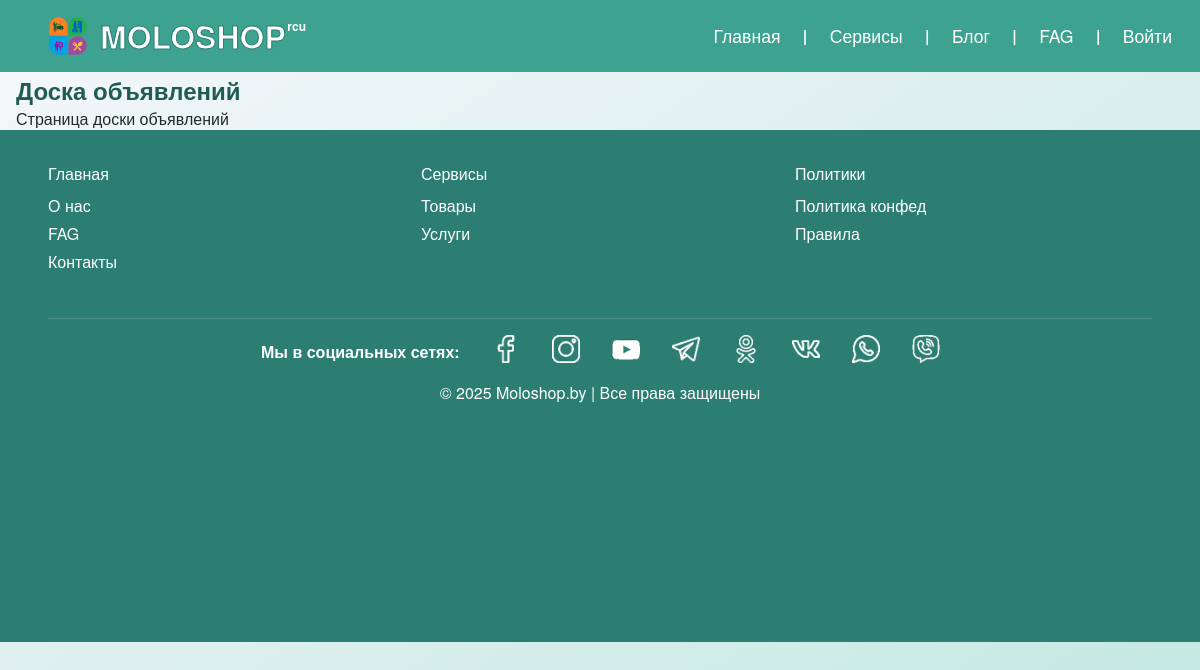
/core/board/, run on the app's committed database.
### apps/core/models/footer_menu.py (models this page shows, shortened)
class FooterMenuCategory(UUIDModel, MPTTModel):
    name = models.CharField(max_length=100, blank=True)
    icon = models.ImageField(upload_to="footer_menu_icons", null=True, blank=True)
    url = models.CharField(
        max_length=200,
        blank=True,
        default="#",
        help_text="Имя URL-шаблона с namespace (например: 'core:policy_detail')"
    )
    url_params = models.JSONField(
        blank=True,
        null=True,
        help_text="Параметры для reverse(), например: {'slug': 'privacy-policy'}"
    )
    external_url = models.URLField(
        blank=True,
        null=True,
        help_text="Внешняя ссылка (например: https://t.me/moloshop)"
    )
    parent = TreeForeignKey(
        "self", on_delete=models.CASCADE, null=True, blank=True, related_name="children"
    )
    order = models.PositiveIntegerField(default=0)
    col_desctop = models.PositiveIntegerField(
        default=0,
        validators=[MaxValueValidator(12)],
        help_text="Количество колонок в строке (0-12) для desktop"
    )
    col_md = models.PositiveIntegerField(
        default=0,
        validators=[MaxValueValidator(12)],
        help_text="Количество колонок в строке (0-12) для mobile"
    )
    is_active_link = models.BooleanField(default=True, help_text="Активная ссылка")
    updated_at = models.DateTimeField(auto_now=True, verbose_name="Обновлен")
    class MPTTMeta:
        order_insertion_by = ["order"]
    class Meta:
        verbose_name = "Пункт меню"
        verbose_name_plural = "Меню footer"
    def get_col_desktop(self):
        if self.col_desctop:
            return self.col_desctop
        return 4 if self.parent is None and self.order < 4 else 12
    def get_col_md(self):
        return self.col_md or 12
    def get_url(self):
        if self.external_url:
            return self.external_url
        if not self.url or self.url == "#":
            return "#"
        try:
            return reverse(self.url, kwargs=self.url_params or {})
        except NoReverseMatch:
            return "#"

### apps/core/views.py (the view)
# urls.py: path('board/', board, name='board'),
def board(request):
    data = {
        'title': 'Доска объявлений',
        'info': 'Страница доски объявлений',
    }
    return render(request, 'core/temp/board.html', context=data)

### apps/core/templatetags/footer_menu.py (called while the page is built)
@register.inclusion_tag("core/includes/footer_menu.html", takes_context=True)
def render_footer_menu(context):
    request = context["request"]
    parents = FooterMenuCategory.objects.filter(parent__isnull=True, is_active_link=True).order_by("order")
    return {
        "parents": parents,
        "request": request,
    }

### apps/core/templatetags/string_filters.py (called while the page is built)
@register.filter
def startswith(value, prefix: str) -> bool:
    if not isinstance(value, str):
        return False
    return value.startswith(prefix)

### apps/core/templates/core/temp/board.html (shortened to what this page needs)
{% extends "core/base.html" %}
{% load static %}
{% block content %}
    <h2>{{ title }}</h2>
    <p>{{ info }}</p>
{% endblock content %}

### apps/core/templates/core/includes/footer_menu.html (shortened to what this page needs)
{% load string_filters %}
<div class="footer-menu">
  <div class="row align-items-start">
    {% for parent in parents|slice:":3" %}
      <div class="col-{{ parent.get_col_desktop }} col-md-{{ parent.get_col_md }}">
        <div class="footer-block animate-on-reveal" style="--i:{{ forloop.counter0 }}">
          <a href="{{ parent.get_url }}" class="footer-title">{{ parent.name }}</a>
          {% with kids=parent.children.all %}
            {% if kids %}
              <ul class="footer-links">
                {% for child in kids %}
                  {% if child.is_active_link %}
                    <li><a href="{{ child.get_url }}">{{ child.name }}</a></li>
                  {% endif %}
                {% endfor %}
              </ul>
            {% endif %}
          {% endwith %}
        </div>
      </div>
    {% endfor %}
  </div>
<div class="footer-extra mt-4">
  {% for parent in parents|slice:"3:" %}
    <div class="footer-inline animate-on-reveal" style="--i:{{ forloop.counter0 }}">
      <a href="{{ parent.get_url }}" class="footer-title-inline">
        {{ parent.name }}
      </a>
      {% with kids=parent.children.all %}
        {% if kids %}
          <ul class="footer-inline-links">
            {% for child in kids %}
              {% if child.is_active_link %}
                <li>
                  <a href="{{ child.get_url }}"
                     {% if child.url|startswith:"http" %} target="_blank" rel="noopener noreferrer"{% endif %}>
                    {% if child.icon %}
                      <img src="{{ child.icon.url }}" alt="{{ child.name }}" class="footer-social-icon">
                    {% else %}
                      {{ child.name }}
                    {% endif %}
                  </a>
                </li>
              {% endif %}
            {% endfor %}
          </ul>
        {% endif %}
      {% endwith %}
    </div>
  {% endfor %}
  <br>&copy; 2025 Moloshop.by | Все права защищены
</div>
</div>

### apps/core/static/core/css/global_core.css (style rules this page uses)
*,*::before,*::after { margin:0;padding:0;box-sizing:border-box;border:0;vertical-align:baseline }
html,body { height:100%;margin:0;min-height:100vh }
ul,ol { list-style:none }
a { color:inherit;text-decoration:none;cursor:pointer;transition:color 0.3s ease }
img,picture,svg,video,canvas,audio,iframe,embed,object { display:block;max-width:100%;height:auto }
h1,h2,h3,h4,h5,h6 { font-weight:600;color:#205c54 }
body { font-family:'Helvetica Neue', Arial, sans-serif;font-weight:400;font-size:16px;line-height:1.5;color:#1f2d2b;background:linear-gradient(to bottom right, #f5f7f9, #C2E8E1);background-repeat:no-repeat;background-attachment:fixed;-webkit-font-smoothing:antialiased;-moz-osx-font-smoothing:grayscale;-webkit-text-size-adjust:100%;-ms-text-size-adjust:100%;min-height:100vh;text-rendering:optimizeLegibility }
p,span,label,a { font-size:1rem;line-height:1.4;color:#1f2d2b }
img,svg,video { vertical-align:middle }
.row { display:flex;flex-wrap:wrap;margin-left:-.5rem;margin-right:-.5rem }
[class*="col-"] { padding-left:.5rem;padding-right:.5rem;box-sizing:border-box }
.col-4 { flex:0 0 auto;width:33.33333% }
.mt-4 { margin-top:1rem !important }
.align-items-start { align-items:flex-start !important }
.footer-menu { background-color:#2c7e73;padding:2rem 3rem;min-height:32rem;color:#fff }
.footer-menu a { color:#fff;text-decoration:none;display:inline-block;transform-origin:left center;transition:transform .25s ease, color .25s ease, opacity .25s ease }
.footer-menu .footer-block { margin-bottom:1.75rem }
.footer-menu .footer-block .footer-links { list-style:none;padding:0;margin:.5rem 0 0 }
.footer-menu .footer-block .footer-links li { margin:.25rem 0 }
.footer-menu .footer-extra { border-top:1px solid rgba(255,255,255,0.15);padding-top:1rem;text-align:center }
.footer-menu .footer-extra .footer-inline { margin-bottom:.75rem;display:inline-flex;align-items:center }
.footer-menu .footer-extra .footer-title-inline { font-weight:700;display:flex;align-items:center }
.footer-menu .footer-extra .footer-inline-links { display:inline-flex;align-items:center;flex-wrap:wrap;list-style:none;margin:0;padding:0 }
.footer-menu .footer-extra .footer-inline-links li { margin-left:2.0rem }
.footer-menu .footer-social-icon { width:28px;height:28px }
.animate-on-reveal { opacity:0;transform:translateY(22px);will-change:opacity, transform }
.animate-on-reveal.is-revealed { animation:footerFadeSlideUp .6s ease forwards;animation-delay:calc(var(--i, 0) * 90ms) }

### data on the page
FooterMenuCategory: name "Главная"
FooterMenuCategory: name "О нас"
FooterMenuCategory: name "FAG"
FooterMenuCategory: name "Контакты"
FooterMenuCategory: name "Сервисы"
FooterMenuCategory: name "Товары"
FooterMenuCategory: name "Услуги"
FooterMenuCategory: name "Политики"
FooterMenuCategory: name "Политика конфед"
FooterMenuCategory: name "Правила"
FooterMenuCategory: name "Мы в социальных сетях:"
FooterMenuCategory: icon (picture)
FooterMenuCategory: icon (picture)
FooterMenuCategory: icon (picture)
FooterMenuCategory: icon (picture)
FooterMenuCategory: icon (picture)
FooterMenuCategory: icon (picture)
FooterMenuCategory: icon (picture)
FooterMenuCategory: icon (picture)

### other printed values
{{ item.title }} "Главная" "Сервисы" "Блог" "FAG" "Войти"
{{ title }} "Доска объявлений"
{{ info }} "Страница доски объявлений"
